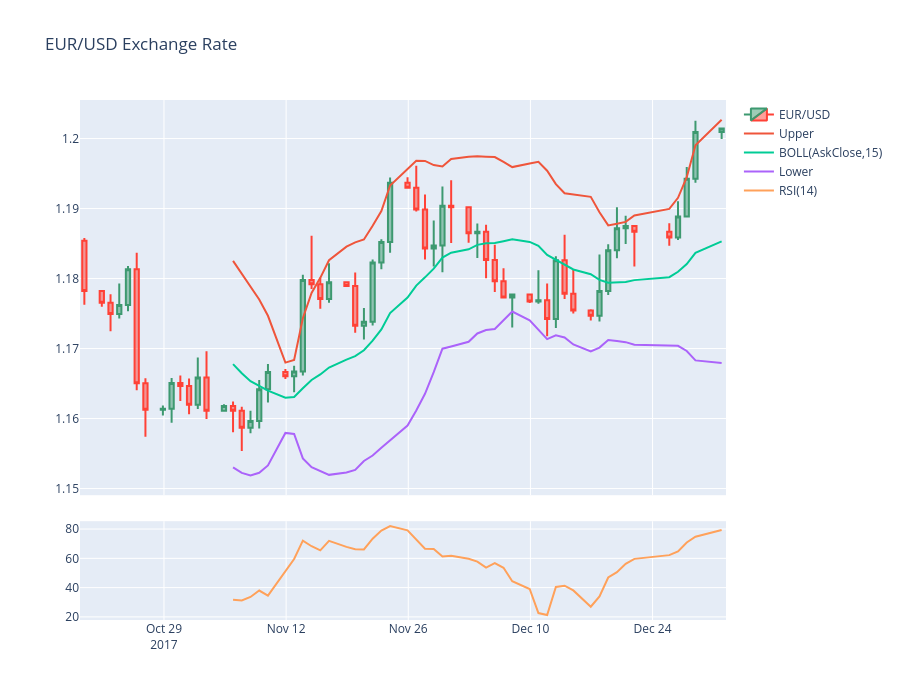

Notebook cell for this chart:
### Code cell
fig = make_subplots(
    rows=2,
    cols=1,
    shared_xaxes=True,
    row_heights=[0.8, 0.2],
    vertical_spacing=0.05
)

# 1. Candlestick
fig.add_trace(
    go.Candlestick(
        x=quotes.index,
        open=quotes['AskOpen'],
        high=quotes['AskHigh'],
        low=quotes['AskLow'],
        close=quotes['AskClose'],
        name='EUR/USD'
    ),
    row=1,
    col=1
)

# 2. Bollinger Bands
close = quotes['AskClose']

middle = close.rolling(window=15).mean()
std = close.rolling(window=15).std()

upper = middle + 2 * std
lower = middle - 2 * std

fig.add_trace(go.Scatter(x=quotes.index, y=upper, mode='lines', name='Upper'), row=1, col=1)
fig.add_trace(go.Scatter(x=quotes.index, y=middle, mode='lines', name='BOLL(AskClose,15)'), row=1, col=1)
fig.add_trace(go.Scatter(x=quotes.index, y=lower, mode='lines', name='Lower'), row=1, col=1)

# 3. RSI
delta = close.diff()

gain = delta.clip(lower=0)
loss = -delta.clip(upper=0)

avg_gain = gain.rolling(window=14).mean()
avg_loss = loss.rolling(window=14).mean()

rs = avg_gain / avg_loss
rsi = 100 - (100 / (1 + rs))

fig.add_trace(
    go.Scatter(
        x=quotes.index,
        y=rsi,
        mode='lines',
        name='RSI(14)'
    ),
    row=2,
    col=1
)

fig.update_layout(
    title='EUR/USD Exchange Rate',
    height=700,
    xaxis_rangeslider_visible=False
)

fig.show()
